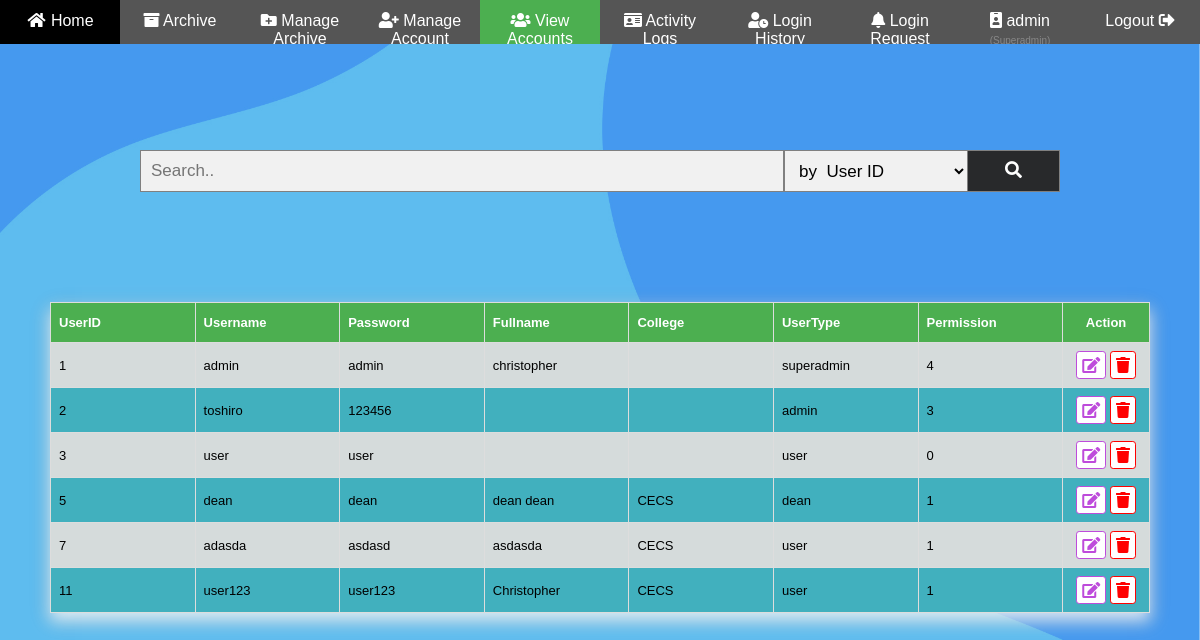
Screenshot of /view.php (signed in) with the database file from the repository.
### tables this page shows
CREATE TABLE `users` (
  `UserID` int(255) NOT NULL,
  `Username` varchar(255) NOT NULL,
  `Password` varchar(255) NOT NULL,
  `Fullname` varchar(255) NOT NULL,
  `College` varchar(255) NOT NULL,
  `UserType` varchar(10) NOT NULL,
  `Perms` int(2) NOT NULL
);

### www/view.php (the view, shortened to what this page needs)
<?php
$connect = connectdb();
    $sql = "SELECT * FROM users";
    $result = $connect->query($sql);
?>
<!DOCTYPE html>
<html>
<head>
   <link rel="stylesheet" type="text/css" href="css/style.css">
   <link rel="stylesheet" href="https://cdnjs.cloudflare.com/ajax/libs/font-awesome/4.7.0/css/font-awesome.min.css">
   <link rel="stylesheet" href="https://use.fontawesome.com/releases/v5.15.3/css/all.css">
</head>
<body>
   <nav>
      <div class="navbar">
         <a href="dashboard.php" class=""><i class="fa fa-fw fa-home"></i> Home</a>
         <a href="archive.php" class=""><i class="fas fa-archive"></i> Archive</a>
         <a href="managearchive.php" class=""><i class="fas fa-folder-plus"></i> Manage Archive</a>
         <a href="manageaccount.php" class=""><i class="fas fa-user-plus"></i> Manage Account</a>
         <a href="view.php" class="active"><i class="fas fa-users"></i> View Accounts</a>
         <a href="activitylogs.php" class=""><i class="fas fa-id-card"></i>  Activity Logs</a>
         <a href="loginhistory.php" class="" ><i class="fas fa-user-clock"></i> Login History</a>
         <a href="notification.php" class="" ><i class="fas fa-bell"></i> Login Request</a>
         <a href="logout.php" style="float: right;">Logout <i class="fas fa-sign-out-alt"></i></a>
         <a href="#" style="float: right;"><i class="fas fa-id-badge"></i> <?php echo $_SESSION['cuser']['Username']; ?><span  style="color: #888; font-size: 10px;"> (<?php echo ucfirst($_SESSION['cuser']['UserType']); ?>)</span></a>
      </div>
   </nav>
   <section>
        <form action="" method="POST" class="searchform" style="max-width:85%">
            <input id="Gosearch" type="text" placeholder="Search.." name="search">
            <select name="taskOption" id="entityID">
                <option value="UserID">by &nbsp;User ID</option>
            </select>
            <button class="searchbtn" type="submit" name="searchAccount"><i class="fa fa-search"></i></button>
        </form>
   </section>
   <section class="table-container">
        <table id="customers">
            <thead>
                <tr>
                    <th>UserID</th>
                    <th>Username</th>
                    <th>Password</th>
                    <th>Fullname</th>
                    <th>College</th>
                    <th>UserType</th>
                    <th>Permission</th>
                    <th style="text-align: center; width:3%;">Action</th>
                </tr>
            </thead>
            <tbody>
            <?php
                    if (isset($_POST['search']) && !$_POST['search']){
                        $sql = "SELECT * FROM users";
                        $query = mysqli_query($connect, $sql);
                        while($row = mysqli_fetch_array($query)){ ?>
                        <tr>
                            <td><?php echo $row['UserID']; ?></td>
                            <td><?php echo $row['Username']; ?></td>
                            <td><?php echo $row['Password']; ?></td>
                            <td><?php echo $row['Fullname']; ?></td>
                            <td><?php echo $row['College']; ?></td>
                            <td><?php echo $row['UserType']; ?></td>
                            <td><?php echo $row['Perms']; ?></td>
                            <td style="text-align: center; width:3%;">
                                <a title="update" href="#" onclick="javascript: editAccount(<?php echo $row['UserID']; ?>)"><i class="fas fa-edit"></i></a>
                                <a title="delete" href="#" onclick="javascript: deleteAccount(<?php echo $row['UserID']; ?>)"></a><i class="fas fa-trash"></i>
                            </td>
                        </tr>
                <?php }} else {
                    while($row = mysqli_fetch_array($result)){ ?>
                        <tr>
                            <td><?php echo $row['UserID']; ?></td>
                            <td><?php echo $row['Username']; ?></td>
                            <td><?php echo $row['Password']; ?></td>
                            <td><?php echo $row['Fullname']; ?></td>
                            <td><?php echo $row['College']; ?></td>
                            <td><?php echo $row['UserType']; ?></td>
                            <td><?php echo $row['Perms']; ?></td>
                            <td style="text-align: center; width:3%;">
                                <a title="update" href="#" onclick="javascript: editAccount(<?php echo $row['UserID']; ?>)"><i class="fas fa-edit"></i></a>
                                <a title="delete" href="#" onclick="javascript: deleteAccount(<?php echo $row['UserID']; ?>)"><i class="fas fa-trash"></i></a>
                            </td>
                        </tr>
                <?php }}?>
            </tbody>
        </table>
    </section>
</body>
</html>

### www/css/style.css (style rules this page uses)
body { display: block; margin: 0; font-family: Arial, Sans-Serif; }
* { box-sizing: border-box; }
body { background-image: url(../images/bluebg.jpg); background-color: #cccccc; background-repeat: no-repeat; background-size: cover; }
:root { --blue: #4099ff; --indigo: #6610f2; --purple: #6f42c1; --pink: #e83e8c; --red: #FF5370; --orange: #fd7e14; --yellow: #FFB64D; --green: #2ed8b6; --teal: #20c997; --cyan: #00bcd4; --white: #fff; --gray: #6c757d; --gray-dark: #343a40; --primary: #4099ff; --secondary: #6c757d; --success: #2ed8b6; --info: #00bcd4; --warning: #FFB64D; --danger: #FF5370; --light: #f8f9fa; --dark: #343a40; --breakpoint-xs: 0; --breakpoint-sm: 576px; --breakpoint-md: 768px; --breakpoint-lg: 992px; --breakpoint-xl: 1200px; --font-family-sans-serif: "Poppins", sans-serif; --font-family-monospace: SFMono-Regular, Menlo, Monaco, Consolas, "Liberation Mono", "Courier New", monospace; }
.navbar { width: 100%; background-color: #555; overflow: auto; text-align: center; position: fixed; }
.navbar a { float: left; padding: 12px; color: white; text-decoration: none; font-size: 16px; width: 10%; height: 44px; }
.navbar a:nth-child(8) { border-right: unset; }
.active { background-color: #4CAF50; }
form.searchform { margin: auto; padding: 150px 50px 0 50px; }
form.searchform input[type=text] { padding: 10px; font-size: 17px; border: 1px solid grey; float: left; width: 70%; background: #f1f1f1; }
form.searchform select { padding: 10px; font-size: 17px; border: 1px solid grey; float: left; width: 20%; background: #f1f1f1; height: 42px; }
form.searchform button { float: left; width: 10%; padding: 10px; background: #28292b; color: white; font-size: 17px; border: 1px solid grey; border-left: none; cursor: pointer; height: 42px; }
form.searchform::after { content: ""; clear: both; display: table; }
.table-container { width: 100%; margin: auto; padding: 110px 50px 50px 50px; }
#customers { font-family: Arial, Helvetica, sans-serif; font-size: 13px; border-collapse: collapse; width: 100%; box-shadow: 0 8px 16px 1px rgba(255, 255, 255, .8), 0 6px 20px 0 rgba(0, 0, 0, 0.19); height: 50%; table-layout: fixed; word-break: break-all; }
#customers td, #customers th { font-size: 13px; border: 1px solid #ddd; padding: 8px; word-break: break-all; width: 5%; }
#customers tr:nth-child(even) { background-color: #41b0be; }
#customers tr:nth-child(odd) { background-color: #d5dbdb; }
#customers th { padding-top: 12px; padding-bottom: 12px; text-align: left; background-color: #4CAF50; color: white; }
.fas { color: white; font-size: 16px; }
.fa { font-size: 50px; user-select: none; }
.fa { display: inline-block; font: normal normal normal 14px/1 FontAwesome; text-rendering: auto; -webkit-font-smoothing: antialiased; }
.fa-trash { color: red; border: 1px red solid; padding: 5px; border-radius: .2rem; background-color: #fff; }
.fa-edit { color: #be4bdb; border: 1px #be4bdb solid; padding: 5px; border-radius: .2rem; background-color: #fff; }

### rows the page displays
users: UserID "1", Username "admin", Password "admin", Fullname "christopher", UserType "superadmin", Perms "4"
users: UserID "2", Username "toshiro", Password "123456", UserType "admin", Perms "3"
users: UserID "3", Username "user", Password "user", UserType "user", Perms "0"
users: UserID "5", Username "dean", Password "dean", Fullname "dean dean", College "CECS", UserType "dean", Perms "1"
users: UserID "7", Username "adasda", Password "asdasd", Fullname "asdasda", College "CECS", UserType "user", Perms "1"
users: UserID "11", Username "user123", Password "user123", Fullname "Christopher", College "CECS", UserType "user", Perms "1"

### other values shown
$_SESSION['cuser']['Username'] "admin"
$_SESSION['cuser']['UserType'] "Superadmin"
